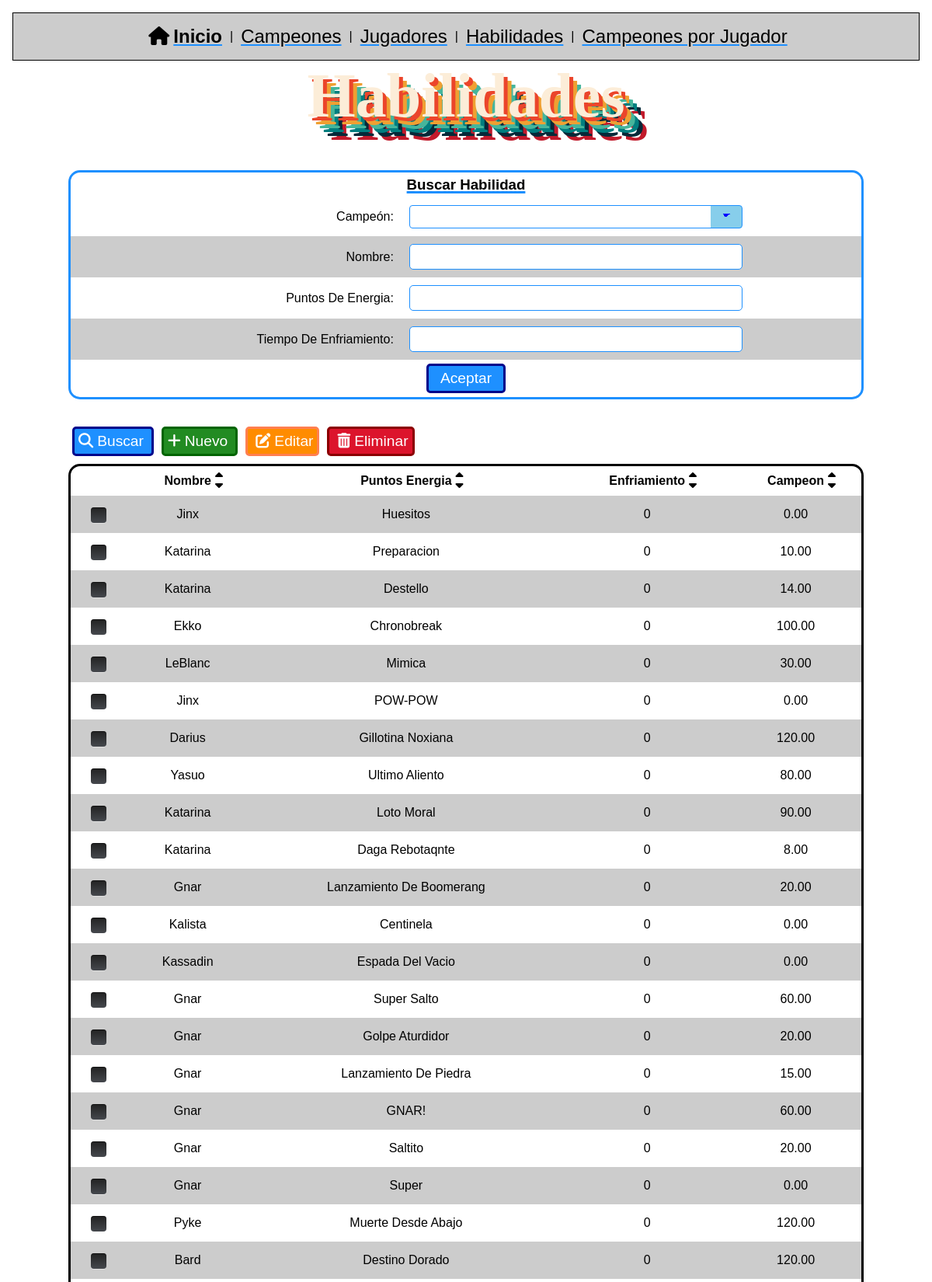
The page /crudLol/habilidades.php?sort=puntosEnergia&asc (upper part) on the database its author committed.
### tables this page shows
CREATE TABLE `Habilidad` (
  `id` int(11) NOT NULL,
  `nombre` varchar(50) DEFAULT NULL,
  `puntosEnergia` int(10) UNSIGNED DEFAULT NULL,
  `enfriamiento` decimal(5,2) UNSIGNED DEFAULT NULL,
  `campeon` int(11) DEFAULT NULL
);

### crudLol/habilidades.php (the view, shortened to what this page needs)
<!doctype html>
<html lang="en">
<?php
require_once './resources/dependencies/FormHelper.php';
require_once './resources/dependencies/connexion.php';
print "<body>";
print  "<h1>Habilidades</h1>";
print "<div class='container'>";
if (isset($_GET['edit'])) {
    $idx = $_GET['idx'];
    $sql = "SELECT * FROM Habilidad WHERE id = :idx";
    $stmt = $connexion->prepare($sql);
    $stmt->bindParam("idx", $idx, PDO::PARAM_INT);
    $stmt->execute();
    $result = $stmt->fetch(PDO::FETCH_ASSOC);
    $idx = $result['id'];
    $name = $result['nombre'];
    $energy = $result['puntosEnergia'];
    $cooldown = $result['enfriamiento'];
    $champ_id = $result['campeon'];
    ?>
    <form class='editForm' method='post' action='<?= $_SERVER["PHP_SELF"] ?>'>
        <h3><strong>Editar Habilidad</strong></h3>
        <input type='hidden' name='idx' value='<?= $idx ?>'>
        <table class="formTable">
            <tr>
                <td>
                    <label for="champ_id">Campeón: </label>
                </td>
                <td>
                    <select id="champ_id" name="champ_id" class="classic" required>
                        <?php
                        foreach ($connexion->query("SELECT * FROM Campeon", PDO::FETCH_ASSOC) as $fila) {
                            $id = $fila['id'];
                            $name = $fila['nombre'];
                            print "<option ";
                            if ($id == $champ_id) print "selected ";
                            print "value='$id'>$name</option>";
                        }
                        ?>
                    </select>
                </td>
            </tr>
            <tr>
                <td>
                    <label for="name">Nombre: </label>
                </td>
                <td>
                    <input type='text' id="name" name='name' value='<?= $name ?>' required>
                </td>
            </tr>
            <tr>
                <td>
                    <label for="energy">Puntos de Energia: </label>
                </td>
                <td>
                    <input type='number' step="1" id="energy" name='energy' value='<?= $energy ?>' required>
                </td>
            </tr>
            <tr>
                <td>
                    <label for="cooldown">Tiempo de Enfriamiento: </label>
                </td>
                <td>
                    <input type='number' step="0.01" id="cooldown" name='cooldown' value='<?= $cooldown ?>' required>
                </td>
            </tr>
        </table>
        <div class="buttons">
            <a class="btn cancelBtn" href="<?= $_SERVER['PHP_SELF'] ?>"><i class="fa-solid fa-arrow-rotate-left"></i>Cancelar</a>
            <input class="btn editBtn" type='submit' name='edit' value='Aceptar'>
        </div>
    </form>
    <?php
} else { ?>
    <form class='searchForm' method='post' action='<?= $_SERVER["PHP_SELF"] ?>'>
        <h3><strong>Buscar Habilidad</strong></h3>
        <table class="formTable">
            <tr>
                <td>
                    <label for="champ_id">Campeón: </label>
                </td>
                <td>
                    <select id="champ_id" name="champ_id" class="classic">
                        <option></option>
                        <?php
                        foreach ($connexion->query("SELECT * FROM Campeon", PDO::FETCH_ASSOC) as $fila) {
                            $id = $fila['id'];
                            $name = $fila['nombre'];
                            print "<option ";
                            print "value='$id'>$name</option>";
                        }
                        ?>
                    </select>
                </td>
            </tr>
            <tr>
                <td>
                    <label for="name">Nombre: </label>
                </td>
                <td>
                    <input type='text' id='name' name='name' value='<?= $_POST['name'] ?? "" ?>'>
                </td>
            </tr>
            <tr>
                <td>
                    <label for="energy">Puntos de Energia: </label>
                </td>
                <td>
                    <input type='number' step="1" id="energy" name='energy' value='<?= $_POST['energy'] ?? "" ?>'>
                </td>
            </tr>
            <tr>
                <td>
                    <label for="cooldown">Tiempo de Enfriamiento: </label>
                </td>
                <td>
                    <input type='number' step="0.01" id="cooldown" name='cooldown' value='<?= $_POST['energy'] ?? "" ?>'>
                </td>
            </tr>
        </table>
        <input type="submit" name="search" value="Aceptar">
    </form>
<?php }
print "<div class='buttons'>";
print "<a href='" . $_SERVER['PHP_SELF'] . "?search' class='btn searchBtn'><i class='fa-solid fa-magnifying-glass'></i>Buscar</a>";
print "<a href='" . $_SERVER['PHP_SELF'] . "?new' class='btn newBtn'><i class='fa-solid fa-plus'></i>Nuevo</a>";
print "<button class='btn editBtn js_editBtn'><i class='fa-solid fa-pen-to-square'></i>Editar</button>";
print "<button class='btn deleteBtn js_deleteBtn'><i class='fa-solid fa-trash-can'></i>Eliminar</button>";
print "</div>";
$currentPage = $_GET['p'] ?? 1;
$sql = "SELECT Habilidad.id, C.nombre as 'Campeon', Habilidad.nombre, puntosEnergia, enfriamiento FROM Habilidad JOIN Campeon C on C.id = Habilidad.campeon ";
$field_sort = $_GET['sort'];
$sql .= " ORDER BY $field_sort ";
if (isset($_GET['des'])) {
    $sql .= " DESC";
} else {
    $sql .= " ASC";
}
$sql .= " LIMIT 50 OFFSET " . ($currentPage - 1) * 50;
$stmt = $connexion->query("DESCRIBE Habilidad");
$fields = array_map(function ($row) {
    return $row['Field'];
}, $stmt->fetchAll(PDO::FETCH_ASSOC));
print "<table class='resultsTable'>";
print "<tr><td></td>";
array_shift($fields);
foreach ($fields as $field) {
    $fancyField = preg_replace("/([a-z])([A-Z])/", "$1 $2", $field);
    print "<th class='headerSort'>$fancyField <a href='" . $_SERVER['PHP_SELF'] . "?sort=$field&asc" . "'><i class='fa-solid fa-sort-up'></i></a> " .
        "<a href='" . $_SERVER['PHP_SELF'] . "?sort=$field&des" . "'><i class='fa-solid fa-sort-down'></i></a> </th>";
}
print "</tr>";
$stmt = $connexion->query($sql);
while ($row = $stmt->fetch(PDO::FETCH_NUM)) {
    $tmp_idx = array_shift($row);
    print "<tr>";
    print "<td>";
    print "<div class='squaredThree'>";
    print "<label for='squaredThree$tmp_idx'></label>";
    print "</div>";
    print "</td>";
    print "<td>";
    print implode("</td><td>", $row);
    print "</td>";
    print "</tr>";
}
print "</table>";
?>
</div>
</body>
</html>

### crudLol/resources/styles/styles.css (style rules this page uses)
* { padding: 0; margin: 0; box-sizing: border-box; font-family: 'Arial', serif; cursor: default; }
body { padding: 1em; margin-bottom: 20px; }
h1 { text-align: center; }
strong { cursor: pointer; }
a { color: black; text-decoration-line: underline; text-decoration-color: dodgerblue; cursor: pointer !important; }
.container { width: 1024px; margin: 0 auto; }
table { border-collapse: separate; border-spacing: 0; text-transform: capitalize; margin: 5px auto; overflow: hidden; width: 100%; }
.resultsTable { border: 3px solid #000; border-radius: 15px; }
table tr:nth-child(2n) { background-color: #cccccc; }
table td, table th { padding: 10px; margin: 0; text-align: center; }
th.headerSort a { position: relative; }
th.headerSort i { position: absolute; cursor: pointer; }
th.headerSort a:first-child i { transform: translateY(-3px); position: absolute; height: 10px; z-index: 9; }
th.headerSort a:nth-child(2) i { position: absolute; transform: translateY(3px); }
.formTable { width: 100%; }
.formTable tr td:nth-of-type(2) { text-align: left; }
.formTable tr td:first-child { text-align: right; }
.newForm, .editForm, .searchForm { display: flex; align-items: center; justify-content: center; flex-direction: column; border: 3px solid forestgreen; padding: 5px 0; margin: 50px auto 30px auto; width: 100%; border-radius: 15px; }
.searchForm { border: 3px solid dodgerblue; }
.newForm h3, .editForm h3, .searchForm h3 { text-decoration: underline; text-decoration-thickness: 3px; }
.searchForm h3 { text-decoration-color: dodgerblue; }
input { border: thin solid black; border-radius: 5px; outline: none; font-size: 1.1em; padding: 5px 5px 5px 20px; width: 75%; }
.newForm input[type=submit], .editForm input[type=submit], .searchForm input[type=submit] { background: forestgreen; padding: 5px 15px; border-radius: 5px; border-color: black; font-size: 1.2em; color: white; width: auto; cursor: pointer; }
.searchForm input { border-color: dodgerblue; }
.searchForm input[type=submit] { background: dodgerblue; border: 3px solid darkblue; }
.buttons { display: flex; justify-content: left; align-items: center; }
i { margin: 0 5px; cursor: pointer !important; }
.btn { border: 3px solid black; border-radius: 5px; font-size: 1.2rem; padding: 5px 10px 5px 0; color: white; text-decoration: none; margin: 5px; }
.editBtn { outline: darkorange; border-color: coral !important; }
.newBtn { background: forestgreen; border-color: darkgreen !important; outline: darkgreen; cursor: pointer; }
.searchBtn { background: dodgerblue; border-color: darkblue; }
.deleteBtn { background-color: #dc142c; border-color: darkred; padding: 5px; cursor: pointer; }
.editBtn { background-color: darkorange; border-color: orangered; padding: 5px; cursor: pointer; }
h1 { margin-bottom: 30px; font-size: 5rem; text-align: center; color: #fcedd8; background: transparent; font-family: 'Niconne', cursive; font-weight: 700; text-shadow: 5px 5px 0 #eb452b, 10px 10px 0 #efa032, 15px 15px 0 #46b59b, 20px 20px 0 #017e7f, 25px 25px 0 #052939, 30px 30px 0 #c11a2b }
select { background-color: white; border: thin solid black; border-radius: 4px; display: inline-block; font: inherit; line-height: 1.75em; padding: 0 2.5em 0 1em; width: 75%; margin: 0; -webkit-box-sizing: border-box; -moz-box-sizing: border-box; box-sizing: border-box; -webkit-appearance: none; -moz-appearance: none; }
select.classic { background-image: linear-gradient(45deg, transparent 50%, blue 50%), linear-gradient(135deg, blue 50%, transparent 50%), linear-gradient(to right, skyblue, skyblue); background-position: calc(100% - 20px) calc(.5em + 2px), calc(100% - 15px) calc(.5em + 2px), 100% 0; background-size: 5px 5px, 5px 5px, 2.5em 2.5em; background-repeat: no-repeat; }
.searchForm select { border-color: dodgerblue; }
.squaredThree { width: 20px; position: relative; margin: 5px auto; }
.squaredThree label { width: 20px; height: 20px; cursor: pointer; position: absolute; top: 0; left: 0; background: linear-gradient(to bottom, #222222 0%, #45484d 100%); border-radius: 4px; box-shadow: inset 0 1px 1px rgba(0, 0, 0, 0.5), 0 1px 0 rgba(255, 255, 255, 0.4); }
.squaredThree label:after { content: ''; width: 9px; height: 5px; position: absolute; top: 4px; left: 4px; border: 3px solid #fcfff4; border-top: none; border-right: none; background: transparent; opacity: 0; transform: rotate(-45deg); }

### rows shown on the page
habilidad: row "Jinx Huesitos 0 0.00"
habilidad: row "Katarina Preparacion 0 10.00"
habilidad: row "Katarina Destello 0 14.00"
habilidad: row "Ekko Chronobreak 0 100.00"
habilidad: row "LeBlanc Mimica 0 30.00"
habilidad: row "Jinx POW-POW 0 0.00"
habilidad: row "Darius Gillotina Noxiana 0 120.00"
habilidad: row "Yasuo Ultimo Aliento 0 80.00"
habilidad: row "Katarina Loto Moral 0 90.00"
habilidad: row "Katarina Daga Rebotaqnte 0 8.00"
habilidad: row "Gnar Lanzamiento De Boomerang 0 20.00"
habilidad: row "Kalista Centinela 0 0.00"
habilidad: row "Kassadin Espada Del Vacio 0 0.00"
habilidad: row "Gnar Super Salto 0 60.00"
habilidad: row "Gnar Golpe Aturdidor 0 20.00"
habilidad: row "Gnar Lanzamiento De Piedra 0 15.00"
habilidad: row "Gnar GNAR! 0 60.00"
habilidad: row "Gnar Saltito 0 20.00"
habilidad: row "Gnar Super 0 0.00"
habilidad: row "Pyke Muerte Desde Abajo 0 120.00"
habilidad: row "Bard Destino Dorado 0 120.00"

### other values the page prints
$menu "|"
$fancyField "Nombre"
$fancyField "Puntos Energia"
$fancyField "Enfriamiento"
$fancyField "Campeon"
